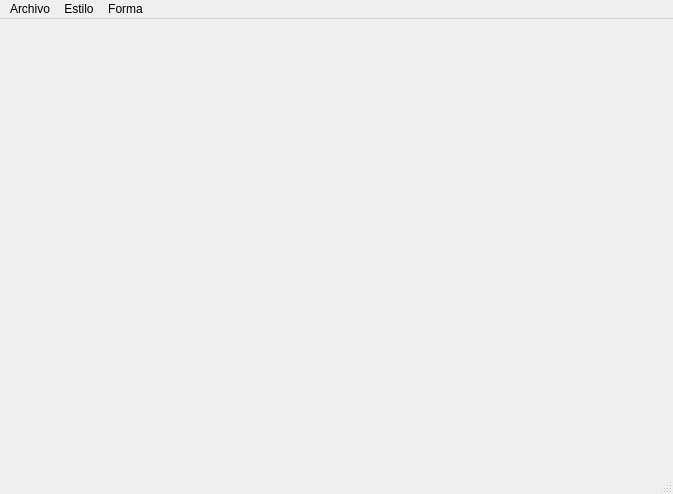
<?xml version="1.0" encoding="UTF-8"?>
<ui version="4.0">
 <class>Principal</class>
 <widget class="QMainWindow" name="Principal">
  <property name="geometry">
   <rect>
    <x>0</x>
    <y>0</y>
    <width>673</width>
    <height>494</height>
   </rect>
  </property>
  <property name="cursor">
   <cursorShape>CrossCursor</cursorShape>
  </property>
  <property name="windowTitle">
   <string>Mi Pint Byron Socasi</string>
  </property>
  <property name="windowIcon">
   <iconset resource="Resources.qrc">
    <normaloff>:/recursos/paint.png</normaloff>:/recursos/paint.png</iconset>
  </property>
  <widget class="QWidget" name="centralwidget"/>
  <widget class="QMenuBar" name="menubar">
   <property name="geometry">
    <rect>
     <x>0</x>
     <y>0</y>
     <width>673</width>
     <height>25</height>
    </rect>
   </property>
   <widget class="QMenu" name="menuArchivo">
    <property name="title">
     <string>Archivo</string>
    </property>
    <addaction name="actionNuevo"/>
    <addaction name="actionGuardar"/>
    <addaction name="separator"/>
    <addaction name="actionSalir"/>
   </widget>
   <widget class="QMenu" name="menuEstilo">
    <property name="title">
     <string>Estilo</string>
    </property>
    <addaction name="actionColor"/>
    <addaction name="actionAncho"/>
    <addaction name="actionRelleno"/>
   </widget>
   <widget class="QMenu" name="menuForma">
    <property name="title">
     <string>Forma</string>
    </property>
    <addaction name="actionLineas"/>
    <addaction name="actionLibre"/>
    <addaction name="separator"/>
    <addaction name="actionRect_nculos"/>
    <addaction name="actionCircunferencias"/>
   </widget>
   <addaction name="menuArchivo"/>
   <addaction name="menuEstilo"/>
   <addaction name="menuForma"/>
  </widget>
  <widget class="QStatusBar" name="statusbar"/>
  <action name="actionNuevo">
   <property name="icon">
    <iconset resource="Resources.qrc">
     <normaloff>:/recursos/nueva-pagina.png</normaloff>:/recursos/nueva-pagina.png</iconset>
   </property>
   <property name="text">
    <string>Nuevo</string>
   </property>
   <property name="shortcut">
    <string>Ctrl+N</string>
   </property>
  </action>
  <action name="actionGuardar">
   <property name="icon">
    <iconset resource="Resources.qrc">
     <normaloff>:/recursos/guardar-el-archivo.png</normaloff>:/recursos/guardar-el-archivo.png</iconset>
   </property>
   <property name="text">
    <string>Guardar</string>
   </property>
   <property name="shortcut">
    <string>Ctrl+S</string>
   </property>
  </action>
  <action name="actionSalir">
   <property name="icon">
    <iconset resource="Resources.qrc">
     <normaloff>:/recursos/cerrar-sesion (1).png</normaloff>:/recursos/cerrar-sesion (1).png</iconset>
   </property>
   <property name="text">
    <string>Salir</string>
   </property>
   <property name="shortcut">
    <string>Ctrl+Q</string>
   </property>
  </action>
  <action name="actionColor">
   <property name="icon">
    <iconset resource="Resources.qrc">
     <normaloff>:/recursos/circulo-de-color.png</normaloff>:/recursos/circulo-de-color.png</iconset>
   </property>
   <property name="text">
    <string>Color</string>
   </property>
   <property name="shortcut">
    <string>Ctrl+Shift+C</string>
   </property>
  </action>
  <action name="actionAncho">
   <property name="icon">
    <iconset resource="Resources.qrc">
     <normaloff>:/recursos/ancho-del-texto.png</normaloff>:/recursos/ancho-del-texto.png</iconset>
   </property>
   <property name="text">
    <string>Ancho</string>
   </property>
   <property name="shortcut">
    <string>Ctrl+Shift+A</string>
   </property>
  </action>
  <action name="actionLineas">
   <property name="icon">
    <iconset resource="Resources.qrc">
     <normaloff>:/recursos/linea.png</normaloff>:/recursos/linea.png</iconset>
   </property>
   <property name="text">
    <string>Lineas</string>
   </property>
   <property name="shortcut">
    <string>Ctrl+L</string>
   </property>
  </action>
  <action name="actionLibre">
   <property name="checkable">
    <bool>true</bool>
   </property>
   <property name="icon">
    <iconset resource="Resources.qrc">
     <normaloff>:/recursos/lapiz.png</normaloff>:/recursos/lapiz.png</iconset>
   </property>
   <property name="text">
    <string>Libre</string>
   </property>
   <property name="shortcut">
    <string>Ctrl+Shift+L</string>
   </property>
  </action>
  <action name="actionRect_nculos">
   <property name="icon">
    <iconset resource="Resources.qrc">
     <normaloff>:/recursos/contorno-de-forma-rectangular.png</normaloff>:/recursos/contorno-de-forma-rectangular.png</iconset>
   </property>
   <property name="text">
    <string>Rectánculos</string>
   </property>
   <property name="shortcut">
    <string>Ctrl+R</string>
   </property>
  </action>
  <action name="actionCircunferencias">
   <property name="icon">
    <iconset resource="Resources.qrc">
     <normaloff>:/recursos/contorno-del-circulo.png</normaloff>:/recursos/contorno-del-circulo.png</iconset>
   </property>
   <property name="text">
    <string>Circunferencias</string>
   </property>
   <property name="shortcut">
    <string>Ctrl+C</string>
   </property>
  </action>
  <action name="actionRelleno">
   <property name="icon">
    <iconset resource="Resources.qrc">
     <normaloff>:/recursos/color-de-relleno.png</normaloff>:/recursos/color-de-relleno.png</iconset>
   </property>
   <property name="text">
    <string>Relleno</string>
   </property>
   <property name="shortcut">
    <string>Ctrl+Shift+R</string>
   </property>
  </action>
 </widget>
 <resources>
  <include location="Resources.qrc"/>
 </resources>
 <connections/>
</ui>
